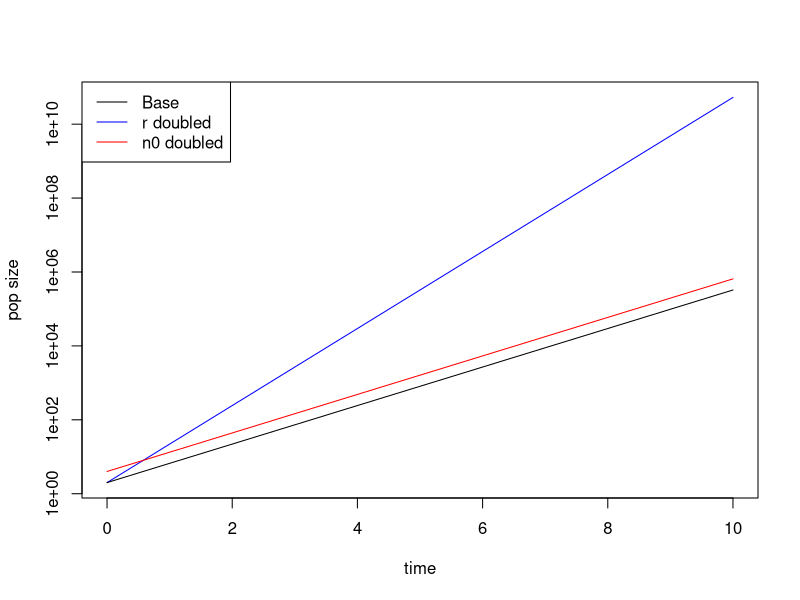

R code for this plot:
#Make sure to comment while you command
rm(list = ls()) #this clears your environment

#functions and functional breakdown make your code cleaner
#preplanning of the function:
#goal: plot exponential growth for different growth rates and starting population sizes
#n(t)=n(0)*e^(rt) is the solution to dn/dt=rn. this is for unregulated pop growth in continues time
#r = instantaneous growth rate
#so we will need a function of the above equation
#inputs: growth rates, starting pop size, and time series
#make plots

#plotExp for different growth rates and initial pop sizes

#define funtion
#calculates exponential growth
  #inputs: pop growth rate (r), time (t), and initial pop size (n0)
expGrowth<-function(r,t,n0){
  n=n0*exp(r*t) #calculate exponential growth, r defaults to throwing back the last thing calculated (in this case n)
  return(n) #used to tell r what to throw back at us
}

expGrowth(.2,20,5) #caculates n after 20 cycles for growth rate of .2 with starting pop of 5

#define parameters/inputs, this is useful example of setting input values for use with the function
t=seq(0,10,by=0.1) #time series
r.base =1.2 #baseline growth rate
n0.base = 2 #baseline initial population size
r.double = 2*r.base #doubles the baseline growth rate
n0.double=2*n0.base

#run the function for different values
n.base=expGrowth(r.base,t,n0.base) #base population trajectory
n.r2=expGrowth(r.double,t,n0.base) #pop trajectory with r doubled
n.n02=expGrowth(r.base,t,n0.double) #pop trajectory with douple starting pop

#plot
#pdf(file="exp.pdf") #start a file to save
plot(t,n.r2,type="l",col="blue",xlab="time", ylab="pop size",log="y")#plot line that takes the most space first, note the log scale on the y-axis
lines(t,n.base,col="black") #adds a line for the baseline case to the first plot
lines(t, n.n02, col="red")
legend("topleft",legend=c("Base","r doubled","n0 doubled"),col=c("black","blue","red"),lty=c(1,1,1))
#dev.off() #save the current plot to the pdf

#time to give the assignment a shot!